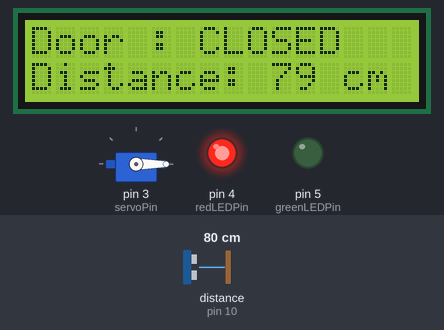
Recording of a sketch running on a simulated Arduino Uno, built with avr-gcc and run on an emulated ATmega328P. On the bench: 16×2 character LCD, servo, output pins drawn as LEDs (lit = HIGH). Wiring (inferred from the names in the program): ultrasonic range finder: trigger pin 9; echo pin 10. The test bench sets the inputs (shaded band); at power-on: distance to the obstacle (sensor on pin 10) 80 cm. The echo pulse lasts 58.3 µs per cm; pins used as bus, display or sensor lines are not drawn.

Above: at 1.2 s.
1.3 s: distance to the obstacle (sensor on pin 10) set to 33 cm
At 2.8 s:
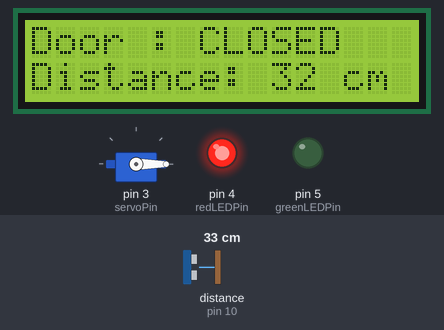
3.6 s: distance to the obstacle (sensor on pin 10) set to 27 cm
At 5.0 s:
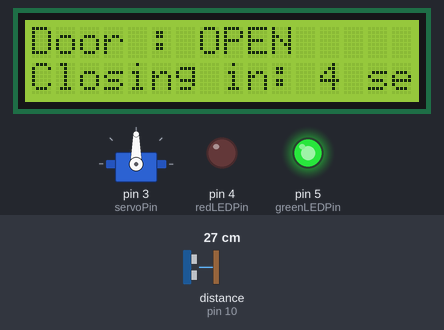
7.7 s: distance to the obstacle (sensor on pin 10) set to 35 cm
At 10.5 s:
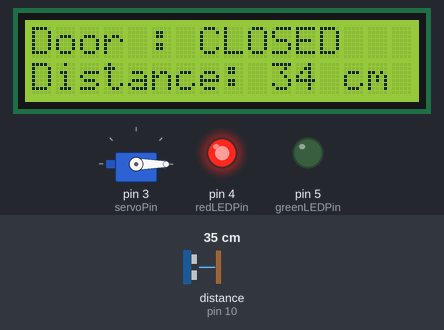
10.8 s: distance to the obstacle (sensor on pin 10) set to 2 cm
At 17.0 s:
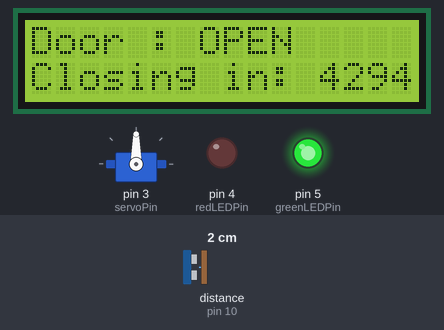
Timing chart, 0 to 18.1 s (numbered marks = the images above; inputs shaded):
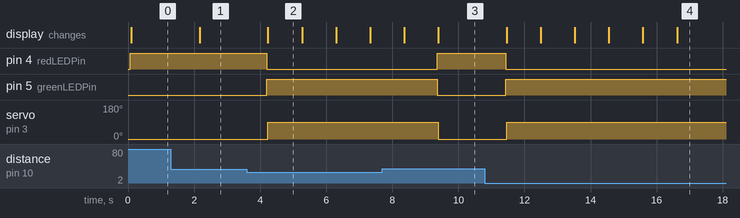

The sketch:

automatic_door_system.ino
```cpp
// This Code is Designed by Prince Kushwaha from COSM Electronics

#include <Wire.h>
#include <LiquidCrystal_I2C.h>
#include <Servo.h>

// Pin definitions
const int trigPin = 9;
const int echoPin = 10;
const int redLEDPin = 4;
const int greenLEDPin = 5;
const int servoPin = 3;

// Constants
const int distanceThreshold = 30; // Threshold distance in cm
const int openPosition = 90; // Servo open position
const int closePosition = 0; // Servo close position
const unsigned long openDuration = 5000; // Door open duration in milliseconds

// Objects
LiquidCrystal_I2C lcd(0x27, 16, 2); // LCD address and size
Servo myServo;

// Variables
bool doorOpen = false;
unsigned long doorOpenTime = 0;

void setup() {
  // Initialize serial communication
  Serial.begin(9600);

  // Initialize LCD
  lcd.init();
  lcd.backlight();

  // Initialize pins
  pinMode(trigPin, OUTPUT);
  pinMode(echoPin, INPUT);
  pinMode(redLEDPin, OUTPUT);
  pinMode(greenLEDPin, OUTPUT);

  // Initialize servo
  myServo.attach(servoPin);
  myServo.write(closePosition); // Start with door closed

  // Initialize LEDs
  digitalWrite(redLEDPin, HIGH); // Red LED on
  digitalWrite(greenLEDPin, LOW); // Green LED off
}

void loop() {
  // Measure distance
  long duration, distance;
  digitalWrite(trigPin, LOW);
  delayMicroseconds(2);
  digitalWrite(trigPin, HIGH);
  delayMicroseconds(10);
  digitalWrite(trigPin, LOW);
  duration = pulseIn(echoPin, HIGH);
  distance = (duration / 2) / 29.1; // Convert to cm

  // Check distance and control door
  if (distance < distanceThreshold) {
    if (!doorOpen) {
      // Open door
      myServo.write(openPosition);
      digitalWrite(redLEDPin, LOW);
      digitalWrite(greenLEDPin, HIGH);
      doorOpen = true;
      doorOpenTime = millis(); // Record the time the door was opened
    }
  } else {
    if (doorOpen && millis() - doorOpenTime >= openDuration) {
      // Close door after 5 seconds
      myServo.write(closePosition);
      digitalWrite(redLEDPin, HIGH);
      digitalWrite(greenLEDPin, LOW);
      doorOpen = false;
    }
  }

  // Display status on LCD
  lcd.clear();
  if (doorOpen) {
    unsigned long remainingTime = (openDuration - (millis() - doorOpenTime)) / 1000;
    lcd.setCursor(0, 0);
    lcd.print("Door : OPEN");
    lcd.setCursor(0, 1);
    lcd.print("Closing in: ");
    lcd.print(remainingTime);
    lcd.print(" sec");
  } else {
    lcd.setCursor(0, 0);
    lcd.print("Door : CLOSED");
    lcd.setCursor(0, 1);
    lcd.print("Distance: ");
    lcd.print(distance);
    lcd.print(" cm");
  }

  // Delay before next measurement
  delay(1000);
}
```

Measured:
- the behaviour switches between 31 and 30 cm on distance to the obstacle (sensor on pin 10) (found by bisection; images 1 and 2)
- after the input at 1.3 s, the display: changes after 0.87 s (image 1)
- after the input at 3.6 s, pin 4 (redLEDPin): HIGH → LOW after 0.60 s; pin 5 (greenLEDPin): LOW → HIGH after 0.60 s; servo on pin 3 (servoPin): 0° → 90° after 0.63 s; the display: changes after 0.63 s (image 2)
- after the input at 7.7 s, pin 4 (redLEDPin): LOW → HIGH after 1.7 s; pin 5 (greenLEDPin): HIGH → LOW after 1.7 s; servo on pin 3 (servoPin): 90° → 0° after 1.7 s; the display: first differs from a run without the input after 1.7 s (image 3)
- after the input at 10.8 s, pin 4 (redLEDPin): HIGH → LOW after 0.63 s; pin 5 (greenLEDPin): LOW → HIGH after 0.63 s; servo on pin 3 (servoPin): 0° → 90° after 0.66 s; the display: first changes after 0.66 s (image 4 shows a later state)
- what the display in image 2 shows lasts 1.1 s, from 4.2 s to 5.3 s
